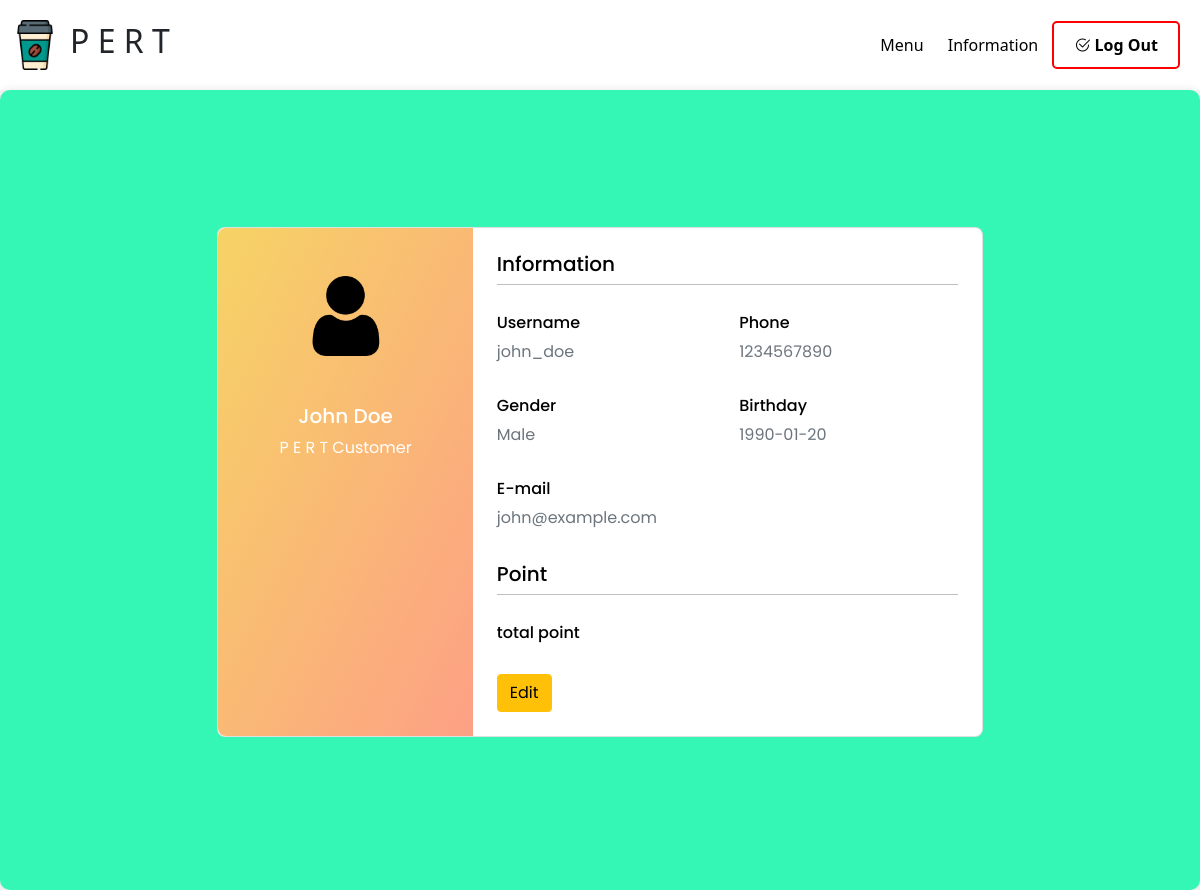
/Userphp/Information.php (signed in), run on the app's committed database.
### tables this page shows
CREATE TABLE `customer` (
  `cus_customerID` int(10) NOT NULL,
  `cus_username` varchar(40) NOT NULL,
  `cus_password` varchar(40) NOT NULL,
  `cus_firstname` varchar(40) NOT NULL,
  `cus_lastname` varchar(40) NOT NULL,
  `cus_phoneNumber` varchar(12) NOT NULL,
  `cus_gender` varchar(255) NOT NULL,
  `cus_birthday` date NOT NULL,
  `cus_email` varchar(255) NOT NULL
);

### Userphp/Information.php (the view, shortened to what this page needs)
<?php
require_once '../condb/database.php';
if (!isset($_SESSION['cus_login'])) {
    $_SESSION['error'] = 'กรุณาเข้าสู่ระบบ !';
    header('Location:../signin_cs.php');
} else {
    $cus_username = $_SESSION['cus_login'];
    $sql_cus = "SELECT * FROM customer WHERE cus_username = '$cus_username' ";
    $result = mysqli_query($conn, $sql_cus);
    $row = mysqli_fetch_assoc($result);
    $cus_firstname = $row['cus_firstname'];
    $cus_lastname = $row['cus_lastname'];
    $cus_phone_number = $row['cus_phoneNumber'];
    $cus_gender = $row['cus_gender'];
    $cus_birthday = $row['cus_birthday'];
    $cus_email = $row['cus_email'];
}
?>
<!DOCTYPE html>
<html lang="en">
<head>
    <link rel="stylesheet" href="../css/add_styles.css">
    <link rel="stylesheet" href="https://cdn.jsdelivr.net/npm/bootstrap-icons@1.11.3/font/bootstrap-icons.min.css">
    <link href="https://cdn.jsdelivr.net/npm/bootstrap@5.0.2/dist/css/bootstrap.min.css" rel="stylesheet">
    <link rel="stylesheet" href="../css/infor_styles.css">
</head>
<body>
    <div class="nav">
        <div class="logo-container">
            <a href="#"><img src="../image/coffee-cup.png" class="logo" /></a>
            <h2>P E R T</h2>
        </div>
        <div class="links">
            <a href="Userinter.php">Menu</a>
            <a href="Information.php">Information</a>
            <button id="LogoutBtn"><i class="bi bi-check2-circle"></i> Log Out</button>
        </div>
    </div>
    <section class="vh-100" style="background-color: #f4f5f7;">
        <div class="container py-5 h-100">
            <div class="row d-flex justify-content-center align-items-center h-100">
                <div class="col col-lg-8 mb-4 mb-lg-0">
                    <div class="card mb-3" style="border-radius: .5rem;">
                        <div class="row g-0">
                            <div class="col-md-4 gradient-custom text-center text-white" style="border-top-left-radius: .5rem; border-bottom-left-radius: .5rem;">
                                <img src="../image/user.png" alt="Avatar" class="img-fluid my-5" style="width: 80px;" />
                                <h5><?php echo $cus_firstname . '&nbsp;' . $cus_lastname; ?></h5>
                                <p>P E R T Customer</p>
                            </div>
                            <div class="col-md-8">
                                <div class="card-body p-4">
                                    <h5>Information</h5>
                                    <hr class="mt-0 mb-4">
                                    <div class="row pt-1">
                                        <div class="col-6 mb-3">
                                            <h6>Username</h6>
                                            <p class="text-muted"><?php echo $cus_username; ?></p>
                                        </div>
                                        <div class="col-6 mb-3">
                                            <h6>Phone</h6>
                                            <p class="text-muted"><?php echo $cus_phone_number ?></p>
                                        </div>
                                        <div class="col-6 mb-3">
                                            <h6>Gender</h6>
                                            <p class="text-muted"><?php echo $cus_gender ?></p>
                                        </div>
                                        <div class="col-6 mb-3">
                                            <h6>Birthday</h6>
                                            <p class="text-muted"><?php echo $cus_birthday ?></p>
                                        </div>
                                        <div class="col-8 mb-3">
                                            <h6>E-mail</h6>
                                            <p class="text-muted"><?php echo $cus_email ?></p>
                                        </div>
                                    </div>
                                    <h5>Point</h5>
                                    <hr class="mt-0 mb-4">
                                    <div class="row pt-1">
                                        <div class="col-6 mb-3">
                                            <h6>total point</h6>
                                        </div>
                                    </div>
                                    <div class="d-flex justify-content-start">
                                        <button type="button" class="btn btn-warning" data-mdb-ripple-init id="ConfigInfo">Edit</button>
                                    </div>
                                </div>
                            </div>
                        </div>
                    </div>
                </div>
            </div>
        </div>
    </section>
</body>
</html>

### css/add_styles.css (style rules this page uses)
body { background-color: #34f6b5; color: black; font-family: Arial, sans-serif; }
.container { max-width: 1200px; margin: 0 auto; }
.nav { background-color: white; display: flex; align-items: center; justify-content: space-between; padding: 20px; }
.nav a { color: black; text-decoration: none; margin: 0 10px; }
.nav button { border: none; background-color: green; color: black; padding: 10px 20px; border-radius: 5px; cursor: pointer; }
.logo-container { display: flex; align-items: center; }
.logo { max-width: 50px; max-height: 50px; }
.links button { border: 2px solid red; background-color: transparent; color: black; padding: 10px 20px; border-radius: 5px; cursor: pointer; font-weight: bold; transition: background-color 0.3s, border-color 0.3s; }

### css/infor_styles.css (style rules this page uses)
.container { background-color: #34f6b5 !important; color: #000; padding: 20px; border-radius: 10px; box-shadow: 0 0 10px rgba(0, 0, 0, 0.1); max-width: 100%; width: 100%; margin-left: auto; margin-right: auto; font-family: 'Poppins', sans-serif; transition: box-shadow 0.3s ease-in-out; }

### Userphp/Information.php (style rules this page uses)
.gradient-custom { background: #f6d365; background: -webkit-linear-gradient(to right bottom, rgba(246, 211, 101, 1), rgba(253, 160, 133, 1)); background: linear-gradient(to right bottom, rgba(246, 211, 101, 1), rgba(253, 160, 133, 1)) }

### data on the page
customer: cus_firstname "John", cus_lastname "Doe", cus_phoneNumber "1234567890", cus_gender "Male", cus_birthday "1990-01-20", cus_email "john@example.com"

### other printed values
$cus_username "john_doe"
